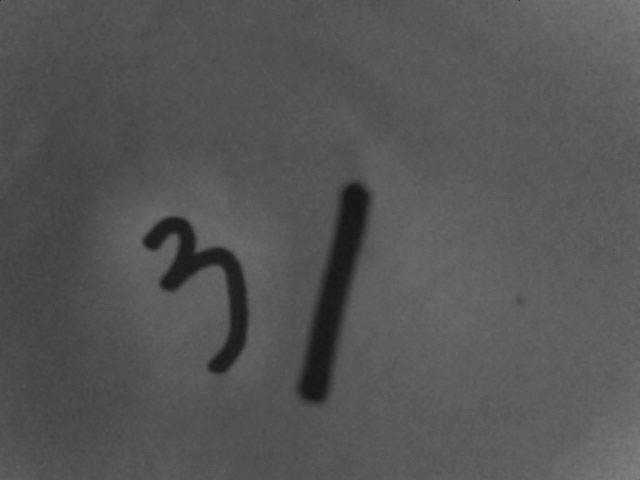
#> input picture handwriting.jpg, 640 x 480 px
$ jupyter execute --allow-errors 113_Contours.ipynb   (shell and % lines are left out)
#> lines starting #> are read from the running program, lines starting #| are printed output that depends on the picture; after the words box and inside, x2 and y2 are one past the last pixel; in counts of white or black regions, pixels touching at a corner belong together; long printed decimals are rounded
# Introduction to OpenCV
https://docs.opencv.org/4.5.2/da/df6/tutorial_py_table_of_contents_setup.html

[cell 1]
import numpy as np
import cv2 as cv
import matplotlib.pyplot as plt

## Contours
The contour is continuous, the edges are not all continuous.

Finding contours is for white objects. Make sure that the object is white and the background is black. Otherwise, many people will find the outermost frame of the picture when looking for the contour.

### cv2.findContours()
- image
- mode : contour retrieval mode, see #RetrievalModes
- method : contour approximation method, see #ContourApproximationModes
- offset : optional offset by which every contour point is shifted. This is useful if the contours are extracted from the image ROI and then they should be analyzed in the whole image context.

[cell 2]
img = cv.imread('handwriting.jpg', 0)
#> img is the input picture: shape (480, 640); min 20, max 131, mean 85.5
ret, thresh = cv.threshold(img, 0, 255, cv.THRESH_BINARY_INV + cv.THRESH_OTSU)
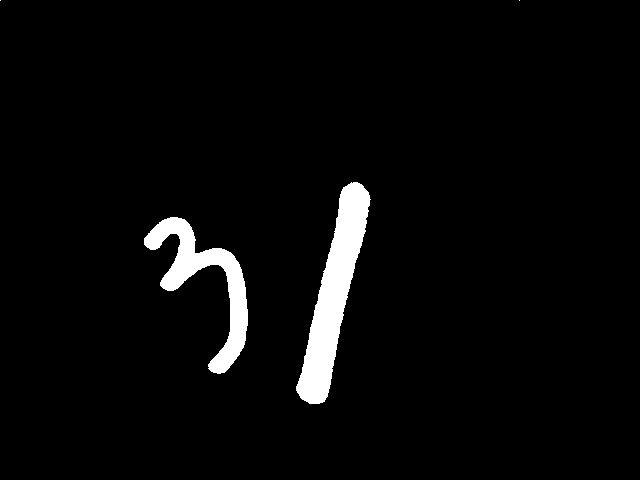
#> thresh: shape (480, 640); 3.6% white; 4 white regions (2 under 20 px)
#> ret = 61

contours, hierarchy = cv.findContours(thresh, mode=cv.RETR_TREE, method=cv.CHAIN_APPROX_SIMPLE)
#> contours = 4 contours, 2 with area under 20; largest, box (x1, y1, x2, y2) and area: (296, 182, 371, 404) 6290, (144, 217, 248, 374) 4386
print(len(contours))
#| 4

### Contour Hierarchy
hierarchy = [Next, Previous, First Child, Parent]

When we found the contours in image using cv.findContours() function, we have passed an argument, Contour Retrieval Mode. We usually passed cv.RETR_LIST or cv.RETR_TREE and it worked nice.

Sometimes objects are in different locations. But in some cases, some shapes are inside other shapes. Just like nested figures. In this case, we call outer one as parent and inner one as child. This way, contours in an image has some relationship to each other. And we can specify how one contour is connected to each other, like, is it child of some other contour, or is it a parent etc. Representation of this relationship is called the Hierarchy.

### cv2.drawContours()
- image
- contours
- contourIdx : parameter indicating a contour to draw, if negative, all the contours are drawn
- color : color of the contours
- thickness : thickness of lines the contours are drawn with. If negative, the contour interiors are drawn

[cell 3]
drawimg = cv.drawContours(img, contours, contourIdx=-1, color=(255, 0, 0), thickness=2)
plt.imshow(drawimg)

[cell 4]
all_img = []
for i in range(4):
    img = cv.imread('handwriting.jpg', 0)
    ret, thresh = cv.threshold(img, 0, 255, cv.THRESH_BINARY_INV + cv.THRESH_OTSU)
    contours, hierarchy = cv.findContours(thresh, mode=cv.RETR_TREE, method=cv.CHAIN_APPROX_SIMPLE)
    cnt = contours[i]
#> cnt = contour of 211 points, box (x1, y1, x2, y2) (144, 217, 248, 374), area 4386
    cimg = cv.drawContours(img, [cnt], 0, (255, 0, 0), 2)
    all_img.append(cimg)

[cell 5]
plt.figure(figsize=(15, 15))
plt.imshow(np.hstack(tuple(all_img)))
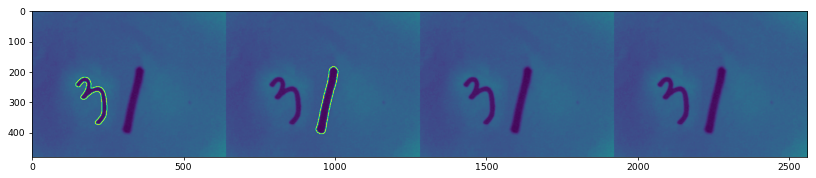
#> figure drawn by matplotlib, 1 panel

## Contour Features
To find the different features of contours, like area, perimeter, centroid, bounding box etc.

[cell 6]
img = cv.imread('handwriting.jpg', 0)
_, thresh = cv.threshold(img, 0, 255, cv.THRESH_BINARY_INV + cv.THRESH_OTSU)
contours, hierarchy = cv.findContours(thresh, mode=3, method=2)

# select number 3
cnt = contours[0]

img_color1 = cv.cvtColor(img, cv.COLOR_GRAY2BGR)
img_color2 = np.copy(img_color1)
plt.imshow(cv.drawContours(img_color1, [cnt], 0, (0, 0, 255), 2))

[cell 7]
area = cv.contourArea(cnt)
#> area = 4386.5
area
#> Out = 4386.5

[cell 8]
cv.countNonZero(img)
#> Out = 307200

#> (a cell that did not finish here is left out)

[cell 10]
M = cv.moments(cnt)
#> M = moments, m00 4386.5, centre m10/m00, m01/m00 = (205.4, 281.8)

[cell 11]
# area
M['m00']
#> Out = 4386.5

### Bounding rectangle
- blue : contours
- red : min area
- green : bounding

[cell 12]
x, y, w, h = cv.boundingRect(cnt)
#> x = 144; y = 217; w = 104; h = 157
cv.rectangle(img_color1, (x, y), (x + w, y + h), (0, 255, 0), 2)
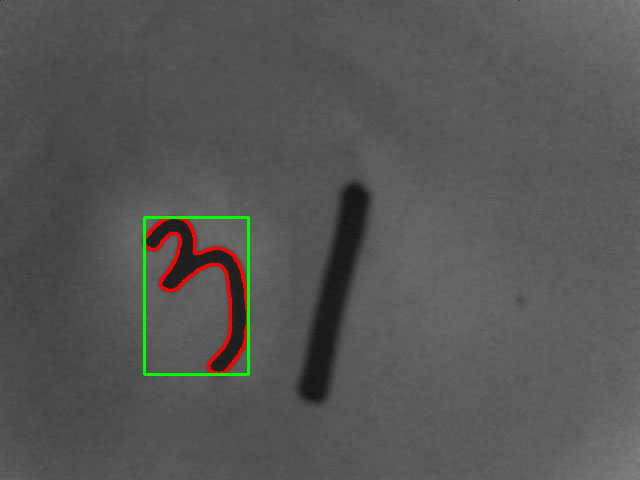
#> img_color1: shape (480, 640, 3); mean B, G, R 84.7, 86, 86.2

rect = cv.minAreaRect(cnt)
#> rect = ((207.2, 287.8), (79.04, 162.6), -30.04)
box = np.int0(cv.boxPoints(rect)) # float to int
#> box = [[213, 377], [132, 237], [200, 197], [282, 338]]

res = cv.drawContours(img_color1, [box], 0, (255, 0, 0), 2)

plt.imshow(res)

### Minimum Enclosing circle

[cell 13]
(x, y), radius = cv.minEnclosingCircle(cnt)
#> x = 194; y = 295.5; radius = 82.17
(x, y, radius) = np.int0((x, y, radius))
#> y = 295; radius = 82
plt.imshow(cv.circle(img_color2, (x, y), radius, (0, 0, 255), 2))

[cell 14]
ellipse = cv.fitEllipse(cnt)
#> ellipse = ((202.7, 292.8), (78.68, 148.9), 156.5)
plt.imshow(cv.ellipse(img_color2, ellipse, (255, 255, 0), 2))

### Match Shapes

[cell 15]
img = cv.imread('shapes.jpg', 0)
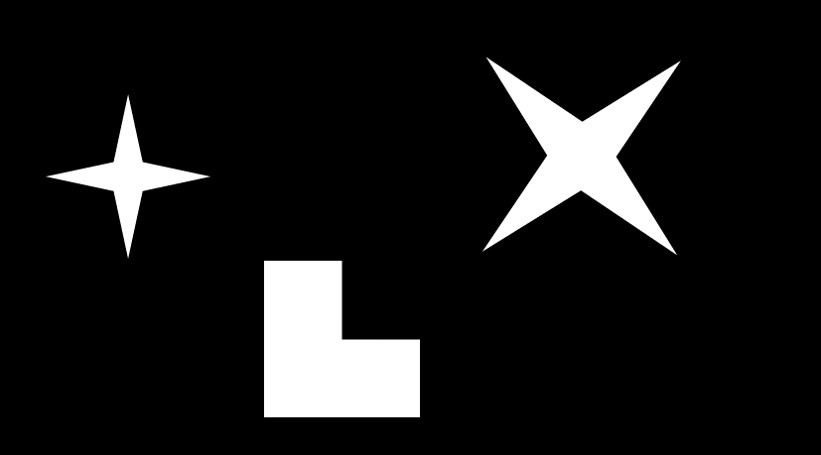
#> input picture shapes.jpg, 821 x 455 px
#> img is the input picture: shape (455, 821); min 0, max 255, mean 24.9
_, thresh = cv.threshold(img, 0, 255, cv.THRESH_BINARY + cv.THRESH_OTSU)
#> thresh: shape (455, 821); 9.7% white; 3 white regions
contours, hierarchy = cv.findContours(thresh, 3, 2)
#> contours = 3 contours; box (x1, y1, x2, y2) and area: (264, 261, 420, 417) 17876, (483, 58, 680, 254) 13039, (48, 96, 209, 257) 4514
img_color = cv.cvtColor(thresh, cv.COLOR_GRAY2BGR)
#> img_color: shape (455, 821, 3); 9.7% white; 3 white regions, box (x1, y1, x2, y2) and area: (264, 261, 420, 417) 18186, (483, 58, 680, 254) 13424, (48, 96, 209, 257) 4776
plt.imshow(img_color)

[cell 16]
cnt_a, cnt_b, cnt_c = contours[0], contours[1], contours[2]
#> cnt_a = contour of 35 points, box (x1, y1, x2, y2) (264, 261, 420, 417), area 17876; cnt_b = contour of 228 points, box (x1, y1, x2, y2) (48, 96, 209, 257), area 4514; cnt_c = contour of 541 points, box (x1, y1, x2, y2) (483, 58, 680, 254), area 13039
print(cv.matchShapes(cnt_b, cnt_b, 1, 0.0))  # 0.0
#| 0.0
print(cv.matchShapes(cnt_b, cnt_c, 1, 0.0))  # 2.17e-05
#| 2.1769554760631138e-05
print(cv.matchShapes(cnt_b, cnt_a, 1, 0.0))  # 0.418
#| 0.4182

[cell 17]
img = cv.imread('abc.jpg', 0)
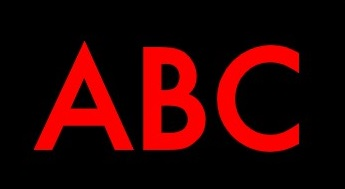
#> input picture abc.jpg, 345 x 189 px
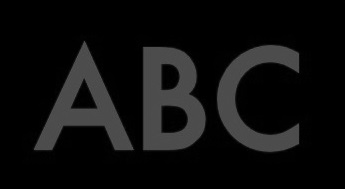
#> img: shape (189, 345); min 0, max 90, mean 14.3
_, thresh = cv.threshold(img, 0, 255, cv.THRESH_BINARY + cv.THRESH_OTSU)
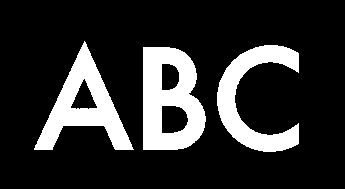
#> thresh: shape (189, 345); 18.3% white; 3 white regions
contours, hierarchy = cv.findContours(thresh, 3, 2)
#> contours = 6 contours; box (x1, y1, x2, y2) and area: (143, 47, 206, 150) 5340, (34, 41, 134, 150) 4114, (217, 45, 299, 152) 3334, (161, 105, 189, 134) 649, (70, 78, 98, 110) 442, (161, 63, 180, 91) 422

img2 = np.copy(img)
img2 = cv.drawContours(img2, contours, contourIdx=-1, color=(255, 0, 0), thickness=2)
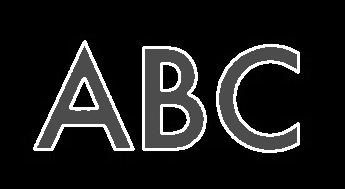
#> img2: shape (189, 345); 7.06% of pixels changed, all inside (x1, y1, x2, y2) = (33, 40, 300, 153)

b, c, a = contours[0], contours[3], contours[4]
#> b = contour of 77 points, box (x1, y1, x2, y2) (143, 47, 206, 150), area 5340; c = contour of 198 points, box (x1, y1, x2, y2) (217, 45, 299, 152), area 3334; a = contour of 238 points, box (x1, y1, x2, y2) (34, 41, 134, 150), area 4114

bimg = cv.drawContours(np.copy(img), b, contourIdx=-1, color=(255, 0, 0), thickness=2)
cimg = cv.drawContours(np.copy(img), c, contourIdx=-1, color=(255, 0, 0), thickness=2)
#> cimg: shape (189, 345)
aimg = cv.drawContours(np.copy(img), a, contourIdx=-1, color=(255, 0, 0), thickness=2)

plt.imshow(np.hstack((img, img2)))
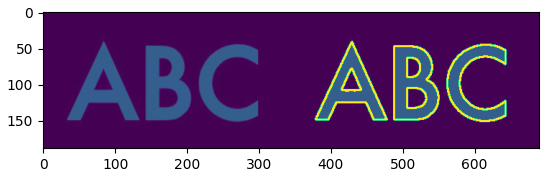
#> figure drawn by matplotlib, 1 panel

[cell 18]
plt.imshow(np.hstack((bimg, cimg, aimg)))
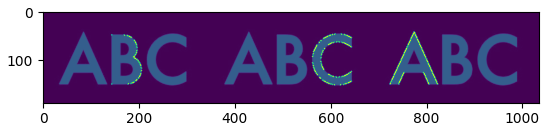
#> figure drawn by matplotlib, 1 panel

[cell 19]
img_a = cv.imread('template_a.jpg', 0)
_, th = cv.threshold(img_a, 0, 255, cv.THRESH_BINARY + cv.THRESH_OTSU)
contours, hierarchy = cv.findContours(th, 3, 2)
#> contours = []


imga2 = np.copy(img_a)
#> (the rest of this cell did not finish here and is left out)
